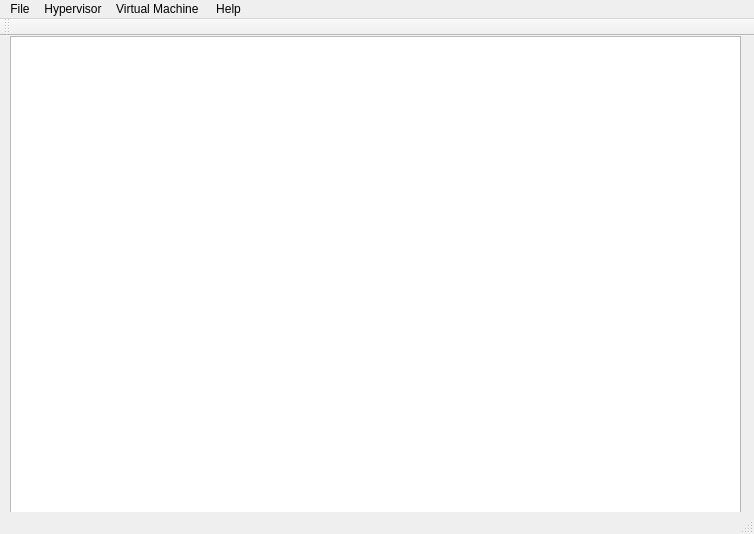
<?xml version="1.0" encoding="UTF-8"?>
<ui version="4.0">
 <class>VirtnosisWindow</class>
 <widget class="QMainWindow" name="VirtnosisWindow">
  <property name="geometry">
   <rect>
    <x>0</x>
    <y>0</y>
    <width>754</width>
    <height>534</height>
   </rect>
  </property>
  <property name="windowTitle">
   <string>VirtnosisWindow</string>
  </property>
  <widget class="QWidget" name="centralWidget">
   <widget class="QTreeView" name="treeView">
    <property name="geometry">
     <rect>
      <x>10</x>
      <y>0</y>
      <width>731</width>
      <height>491</height>
     </rect>
    </property>
   </widget>
  </widget>
  <widget class="QMenuBar" name="menuBar">
   <property name="geometry">
    <rect>
     <x>0</x>
     <y>0</y>
     <width>754</width>
     <height>20</height>
    </rect>
   </property>
   <widget class="QMenu" name="menuFile">
    <property name="title">
     <string>File</string>
    </property>
    <addaction name="actionE_xit"/>
   </widget>
   <widget class="QMenu" name="menuHypervisor">
    <property name="title">
     <string>Hypervisor</string>
    </property>
    <addaction name="action_New"/>
   </widget>
   <widget class="QMenu" name="menuVirtualMachine">
    <property name="title">
     <string>Virtual Machine </string>
    </property>
   </widget>
   <widget class="QMenu" name="menuHelp">
    <property name="title">
     <string>Help</string>
    </property>
   </widget>
   <addaction name="menuFile"/>
   <addaction name="menuHypervisor"/>
   <addaction name="menuVirtualMachine"/>
   <addaction name="menuHelp"/>
  </widget>
  <widget class="QToolBar" name="mainToolBar">
   <attribute name="toolBarArea">
    <enum>TopToolBarArea</enum>
   </attribute>
   <attribute name="toolBarBreak">
    <bool>false</bool>
   </attribute>
  </widget>
  <widget class="QStatusBar" name="statusBar"/>
  <action name="actionList">
   <property name="text">
    <string>List</string>
   </property>
  </action>
  <action name="actionE_xit">
   <property name="text">
    <string>E&amp;xit</string>
   </property>
  </action>
  <action name="action_New">
   <property name="text">
    <string>&amp;New</string>
   </property>
  </action>
 </widget>
 <layoutdefault spacing="6" margin="11"/>
 <resources/>
 <connections>
  <connection>
   <sender>actionE_xit</sender>
   <signal>triggered()</signal>
   <receiver>VirtnosisWindow</receiver>
   <slot>close()</slot>
   <hints>
    <hint type="sourcelabel">
     <x>-1</x>
     <y>-1</y>
    </hint>
    <hint type="destinationlabel">
     <x>376</x>
     <y>266</y>
    </hint>
   </hints>
  </connection>
 </connections>
</ui>
